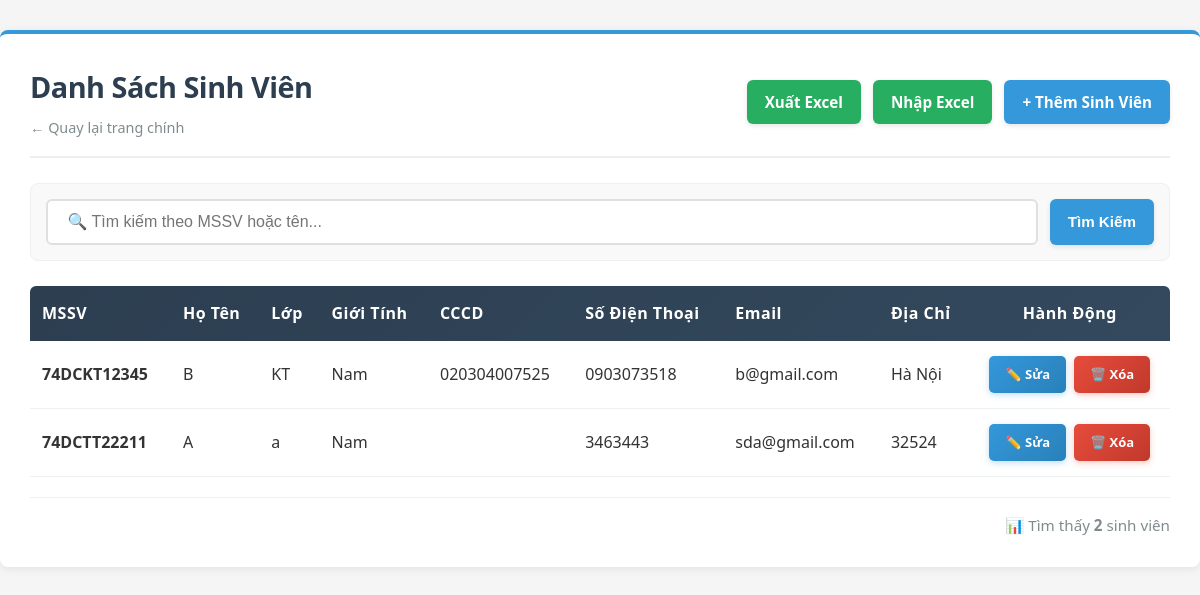
The app's page /QuanLyKTX_API/Public/student (signed in) with its own data.
### tables this page shows
CREATE TABLE `sinhvien` (
  `id` int(11) NOT NULL,
  `masv` varchar(20) NOT NULL,
  `hoten` varchar(100) NOT NULL,
  `lop` varchar(20) DEFAULT NULL,
  `gioitinh` varchar(10) DEFAULT NULL,
  `cccd` varchar(20) DEFAULT NULL,
  `sodienthoai` varchar(15) DEFAULT NULL,
  `email` varchar(100) DEFAULT NULL,
  `diachi` text DEFAULT NULL,
  `created_at` timestamp NOT NULL DEFAULT current_timestamp()
);

### QuanLyKTX_API/Controllers/StudentController.php (called while the page is built, shortened)
<?php
class StudentController extends Controller {
    private $studentService;
    public function __construct() {
        $this->studentService = new StudentService();
    }
    public function index() {
        $keyword = $this->getInput('keyword');
        if ($keyword) {
            $students = $this->studentService->searchStudents($keyword);
        } else {
            $students = $this->studentService->getAllStudents();
        }
        $this->view('student/list', [
            'title' => 'Danh Sách Sinh Viên',
            'students' => $students,
            'keyword' => $keyword,
            'total' => count($students)
        ]);
    }
}

### QuanLyKTX_API/Config/Database.php (called while the page is built, shortened)
<?php
class Database {
    private static $connection = null;
    public static function getConnection() {
        if (self::$connection === null) {
            $host = 'localhost';
            $user = 'root';
            $pass = '';
            $db   = 'quanlykytucxa';
            $port = 3306;
            self::$connection = new \mysqli($host, $user, $pass, $db, $port);
            self::$connection->set_charset("utf8");
        }
        return self::$connection;
    }
}

### QuanLyKTX_API/Services/StudentService.php (called while the page is built, shortened)
<?php
class StudentService {
    private $studentRepo;
    public function __construct() {
        $this->studentRepo = new StudentRepository();
    }
    public function getAllStudents() {
        return $this->studentRepo->getAllStudents();
    }
}

### QuanLyKTX_API/Models/StudentRepository.php (called while the page is built, shortened)
<?php
class StudentRepository extends Repository {
    protected $table = 'sinhvien';
    public function getAllStudents() {
        $sql = "SELECT * FROM {$this->table} ORDER BY LENGTH(masv) ASC, masv ASC";
        return $this->fetchAll($sql);
    }
}

### QuanLyKTX_API/Core/Repository.php (called while the page is built, shortened)
<?php
abstract class Repository {
    protected $db;
    public function __construct() {
        $this->db = \Config\Database::getConnection();
    }
    protected function fetchAll($sql, $types = '', $params = []) {
        if (empty($params)) {
            $result = $this->db->query($sql);
            $data = [];
            if ($result) {
                while ($row = $result->fetch_assoc()) {
                    $data[] = $row;
                }
            }
            return $data;
        }
        return [];
    }
}

### QuanLyKTX_API/Views/student/list.php (the view, shortened to what this page needs)
<!DOCTYPE html>
<html lang="vi">
<head>
    <link rel="stylesheet" href="<?= PUBLIC_URL ?>css/list.css?v=<?= time() ?>">
</head>
<body>
<div class="container">
    <div class="header">
        <div>
            <h1><?= htmlspecialchars($title) ?></h1>
            <a href="<?= BASE_URL ?>auth/dashboard" class="back-link">← Quay lại trang chính</a>
        </div>
        <div class="header-actions">
            <a href="<?= BASE_URL ?>student/export" class="btn btn-success">Xuất Excel</a>
            <a href="<?= BASE_URL ?>student/import" class="btn btn-success">Nhập Excel</a>
            <a href="<?= BASE_URL ?>student/create" class="btn btn-primary">+ Thêm Sinh Viên</a>
        </div>
    </div>
    <form method="GET" action="<?= BASE_URL ?>student" class="search-box">
        <input type="text" name="keyword" placeholder=" 🔍 Tìm kiếm theo MSSV hoặc tên..." value="<?= htmlspecialchars($keyword) ?>">
        <button type="submit" class="btn btn-primary">Tìm Kiếm</button>
    </form>
    <?php if (!empty($students)): ?>
        <table>
            <thead>
                <tr>
                    <th>MSSV</th>
                    <th>Họ Tên</th>
                    <th>Lớp</th>
                    <th>Giới Tính</th>
                    <th>CCCD</th>
                    <th>Số Điện Thoại</th>
                    <th>Email</th>
                    <th>Địa Chỉ</th>
                    <th style="text-align: center;">Hành Động</th>
                </tr>
            </thead>
            <tbody>
                <?php foreach ($students as $student): ?>
                    <tr>
                        <td><strong><?= htmlspecialchars($student['masv']) ?></strong></td>
                        <td><?= htmlspecialchars($student['hoten']) ?></td>
                        <td><?= htmlspecialchars($student['lop']) ?></td>
                        <td><?= htmlspecialchars($student['gioitinh']) ?></td>
                        <td><?= htmlspecialchars($student['cccd']) ?></td>
                        <td><?= htmlspecialchars($student['sodienthoai']) ?></td>
                        <td><?= htmlspecialchars($student['email']) ?></td>
                        <td><?= htmlspecialchars($student['diachi']) ?></td>
                        <td>
                            <div class="action-links">
                                <a href="<?= BASE_URL ?>student/edit/<?= $student['masv'] ?>" class="btn-action btn-edit"> ✏️ Sửa</a>
                                <a href="<?= BASE_URL ?>student/delete/<?= $student['masv'] ?>" class="btn-action btn-delete" onclick="return confirm('Bạn chắc chắn muốn xóa?')"> 🗑️ Xóa</a>
                            </div>
                        </td>
                    </tr>
                <?php endforeach; ?>
            </tbody>
        </table>
        <div class="footer-info">📊 Tìm thấy <strong><?= $total ?></strong> sinh viên</div>
    <?php endif; ?>
</div>
</body>
</html>

### QuanLyKTX_API/Public/css/list.css (style rules this page uses)
* { margin: 0; padding: 0; box-sizing: border-box; }
body { font-family: 'Segoe UI', Tahoma, Geneva, Verdana, sans-serif; background-color: #f5f5f5; color: #333; line-height: 1.6; }
.container { max-width: 1200px; margin: 30px auto; background: white; padding: 30px; border-radius: 8px; box-shadow: 0 2px 8px rgba(0, 0, 0, 0.08); border-top: 4px solid #3498db; animation: fadeIn 0.4s ease-in; }
.header { display: flex; justify-content: space-between; align-items: center; margin-bottom: 25px; padding-bottom: 15px; border-bottom: 2px solid #ecf0f1; }
.header h1 { color: #2c3e50; font-size: 1.8em; font-weight: 700; letter-spacing: -0.5px; margin-bottom: 5px; }
.back-link { color: #7f8c8d; text-decoration: none; font-weight: 500; font-size: 0.9em; transition: color 0.3s ease; }
.header-actions { display: flex; gap: 12px; }
.btn { padding: 10px 18px; border: none; border-radius: 6px; cursor: pointer; text-decoration: none; display: inline-block; transition: all 0.3s ease; font-weight: 600; font-size: 0.95em; box-shadow: 0 2px 5px rgba(0,0,0,0.1); }
.btn-primary { background: #3498db; color: white; }
.btn-success { background: #27ae60; color: white; }
.search-box { display: flex; gap: 12px; margin-bottom: 25px; background: #f9f9f9; padding: 15px; border-radius: 8px; border: 1px solid #ecf0f1; }
.search-box input { flex: 1; padding: 12px 15px; border: 2px solid #e0e0e0; border-radius: 6px; font-size: 1em; transition: all 0.3s ease; }
table { width: 100%; border-collapse: collapse; margin-top: 10px; background: white; }
table thead tr { background: linear-gradient(135deg, #2c3e50 0%, #34495e 100%); color: white; }
table th { padding: 15px 12px; text-align: left; font-weight: 600; letter-spacing: 0.5px; }
table th:first-child { border-top-left-radius: 6px; }
table th:last-child { border-top-right-radius: 6px; }
table td { padding: 15px 12px; border-bottom: 1px solid #ecf0f1; vertical-align: middle; }
table tbody tr { transition: background-color 0.2s ease; }
.action-links { display: flex; gap: 8px; justify-content: center; align-items: center; flex-wrap: nowrap; white-space: nowrap; }
.btn-action { padding: 8px 16px; font-size: 13px; border: none; border-radius: 5px; cursor: pointer; text-decoration: none; display: inline-flex; align-items: center; gap: 6px; transition: all 0.3s ease; font-weight: 600; color: white !important; }
.btn-edit { background: linear-gradient(135deg, #3498db, #2980b9); box-shadow: 0 2px 6px rgba(52, 152, 219, 0.3); }
.btn-delete { background: linear-gradient(135deg, #e74c3c, #c0392b); box-shadow: 0 2px 6px rgba(231, 76, 60, 0.3); }
.footer-info { margin-top: 20px; padding-top: 15px; border-top: 1px solid #ecf0f1; color: #7f8c8d; font-size: 0.95em; text-align: right; }

### records on screen
sinhvien: masv "74DCKT12345", hoten "B", lop "KT", gioitinh "Nam", cccd "020304007525", sodienthoai "0903073518", email "b@gmail.com", diachi "Hà Nội"
sinhvien: masv "74DCTT22211", hoten "A", lop "a", gioitinh "Nam", sodienthoai "3463443", email "sda@gmail.com", diachi "32524"

### other values on screen
$title "Danh Sách Sinh Viên"
$total "2"
